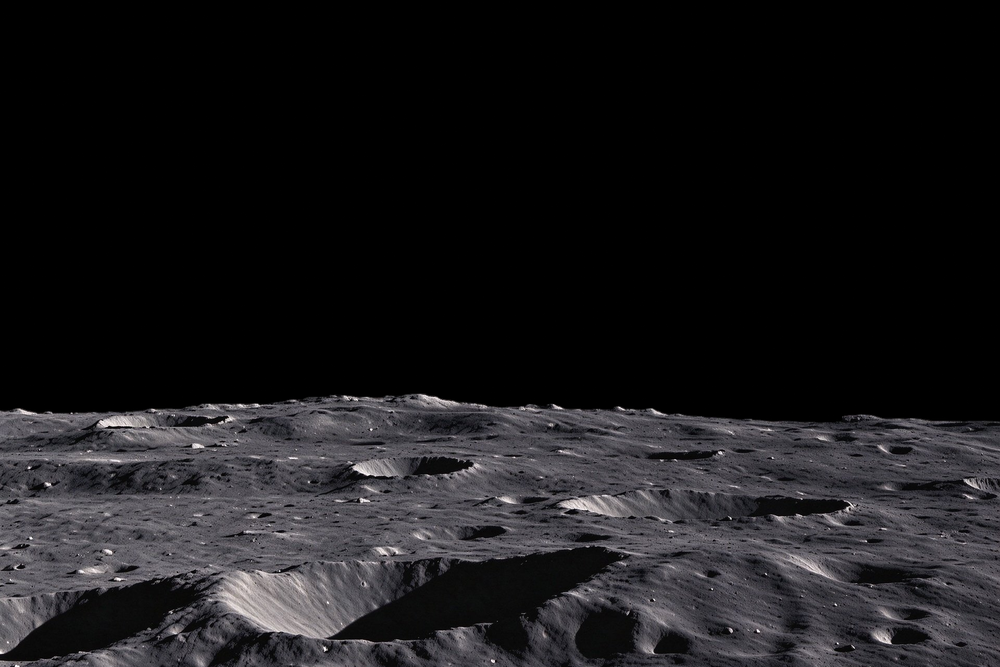
#> input picture 素材/moon_base.png, 1000 x 667 px, shrunk from 1920 x 1280 before the run, found by its file name
$ python name_bases.py
#> lines starting #> are read from the running program, lines starting #| are printed output that depends on the picture; after the words box and inside, x2 and y2 are one past the last pixel; in counts of white or black regions, pixels touching at a corner belong together
"""name_bases.py —— 三张底图统一命名：无影 / 中影 / 长影

生成规则：
  长影 = 原 moon_base.png（阴影最深）
  中影 = 豆包新做的那张（已补齐到 1920×1280）
  无影 = 从长影做低频压平（动态范围压到 ~2.5）
"""
import os
import shutil

import numpy as np
from PIL import Image, ImageFilter

AST = r"E:\DeskTop\地球\素材"

LONG = os.path.join(AST, "moon_base.png")
MID = os.path.join(AST, "moon_base_mid.png")

# ① 长影
shutil.copy2(LONG, os.path.join(AST, "moon_base_长影.png"))
shutil.copy2(LONG, os.path.join(AST, "moon_base_长影_mirror.png"))
print("长影 → moon_base_长影.png")

# ② 中影（已补齐）
shutil.copy2(MID, os.path.join(AST, "moon_base_中影.png"))
shutil.copy2(MID, os.path.join(AST, "moon_base_中影_mirror.png"))
print("中影 → moon_base_中影.png")

# ③ 无影：从长影压平（保证同一个地形）
A = np.asarray(Image.open(LONG).convert("RGB")).astype(np.float32)
H, W = A.shape[:2]
#> H = 667; W = 1000
L = A.mean(2)
hor = np.full(W, H, dtype=np.int32)
#> hor = 1000 values from 667 to 667
for x in range(W):
    idx = np.where(L[:, x] > 12)[0]
    hor[x] = int(idx[0]) if len(idx) else H
#> after the loop, hor = 1000 values, max 423 at index 832, min 393 at index 412, mean 409.4
k = 21
pad = np.pad(hor, (k // 2, k // 2), mode="edge")
#> pad = 1020 values, max 423 at index 842, min 393 at index 422, mean 409.5
hor = np.array([pad[i:i + k].min() for i in range(W)], dtype=np.int32)
#> hor = 1000 values, max 422 at index 809, min 393 at index 402, mean 408.3
terr = (np.arange(H)[:, None] > hor[None, :] + 2)[..., None]
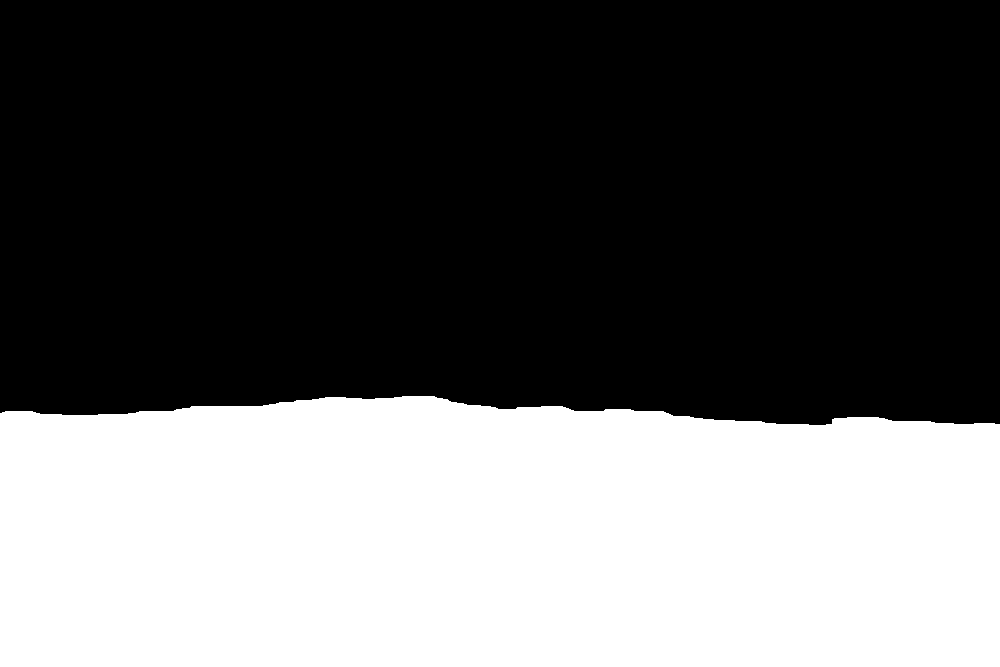
#> terr: shape (667, 1000, 1) bool; 38.3% white; 1 white region, box (x1, y1, x2, y2) and area: (0, 396, 1000, 667) 255705

low = np.asarray(Image.fromarray(A.astype(np.uint8))
                 .filter(ImageFilter.GaussianBlur(55))).astype(np.float32)
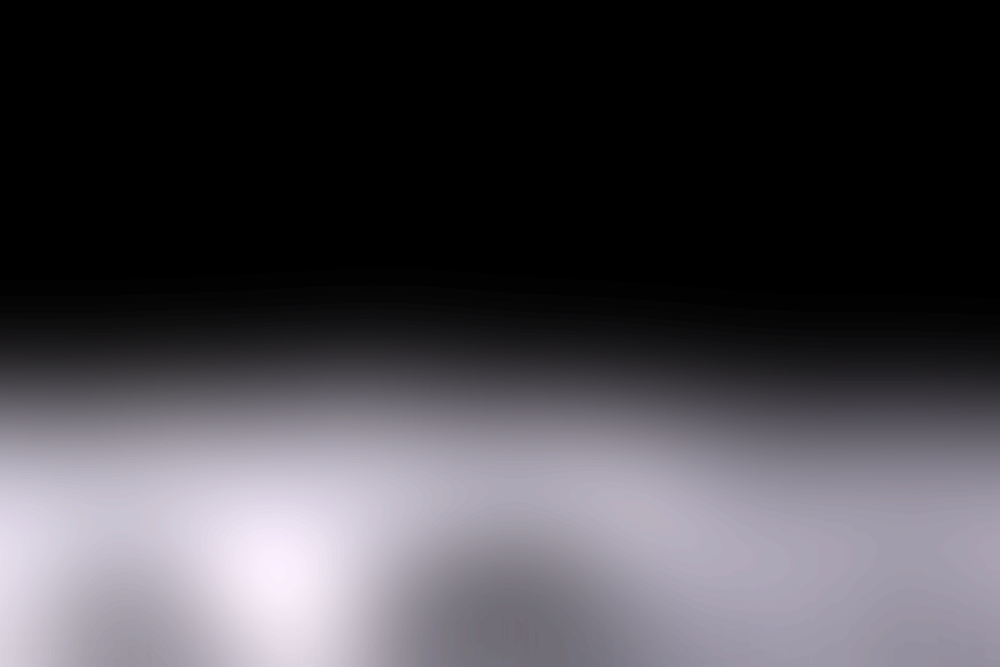
#> low: shape (667, 1000, 3) float32; mean R, G, B 27.1, 26.2, 28.3; drawn with min black and max white
flat = np.where(terr, np.clip(low + (A - low) * 0.35, 0, 255), 0.0)
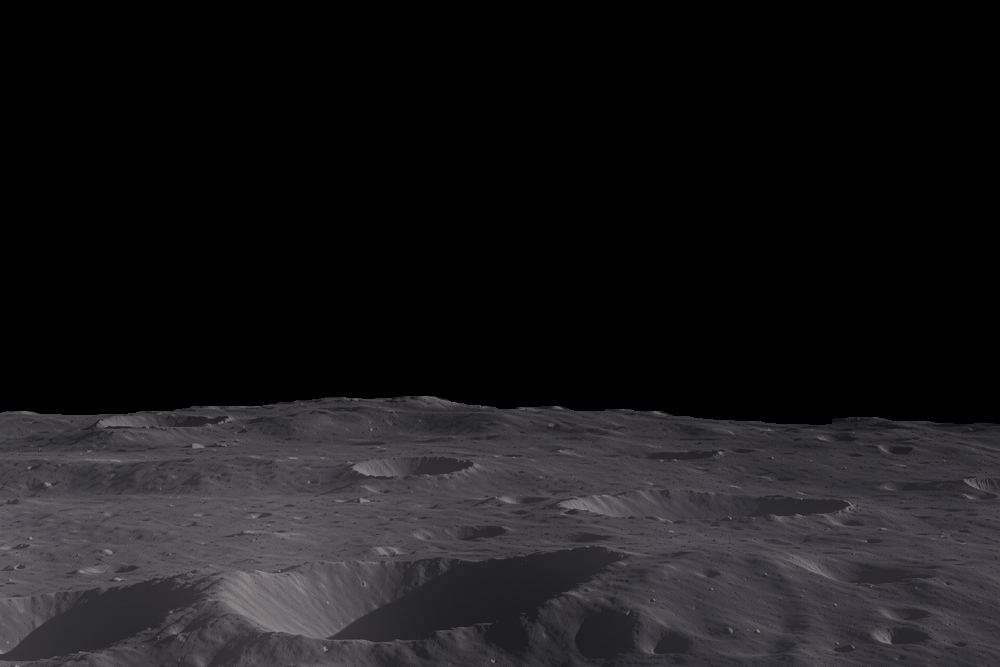
#> flat: shape (667, 1000, 3) float32; mean of channels 0, 1, 2 25.2, 24.4, 26.3; drawn as R, G, B
Image.fromarray(flat.astype(np.uint8)).save(os.path.join(AST, "moon_base_无影.png"))
Image.open(os.path.join(AST, "moon_base_无影.png")).transpose(
    Image.FLIP_LEFT_RIGHT).save(os.path.join(AST, "moon_base_无影_mirror.png"))
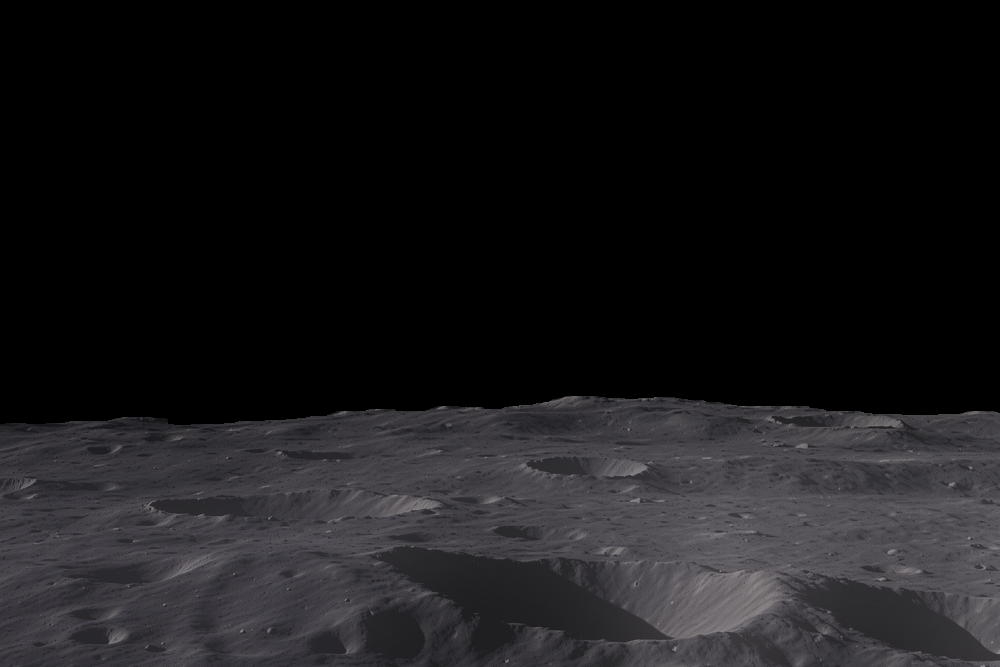
#> saved as moon_base_无影_mirror.png: PIL image 1000x667 RGB; mean R, G, B 25, 24.2, 26.1
print("无影 → moon_base_无影.png（从长影压平）")


def stats(p):
#> called with p = 'E:\\DeskTop\\地球\\素材/moon_base_无影.png'
    B = np.asarray(Image.open(p).convert("L")).astype(np.float32)
    h, w = B.shape
#> h = 667; w = 1000
    t = B[int(h * 0.62):, :]
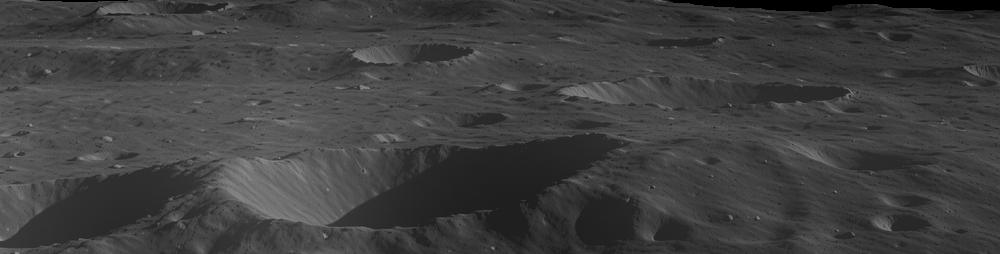
#> t: shape (254, 1000) float32; min 0, max 143, mean 63.8
    t = t[t > 3]
    p5, p95 = np.percentile(t, [5, 95])
#> p5 = 37; p95 = 94
    yy = []
    for x in range(0, w, 40):
        idx = np.where(B[:, x] > 18)[0]
        yy.append(int(idx[0]) if len(idx) else h)
#> after the loop, yy = 25 values, max 424 at index 20, min 397 at index 10, mean 411
    return p95 / max(p5, 1e-6), int(np.median(yy)), "%.0f" % t.mean()


print()
print("%-8s %-10s %-10s %-8s" % ("底图", "阴影深度", "地平线", "地形均"))
for name in ("无影", "中影", "长影"):
    p = os.path.join(AST, "moon_base_%s.png" % name)
    d, hz, m = stats(p)
#> d = 2.54; hz = 411; m = '64'
    print("%-8s %-10.1f %-10d %-8s" % (name, d, hz, m))
#| 无影       2.5        411        64
#> pass 2 of the loop `for name in ("无影", "中影", "长影"):`:
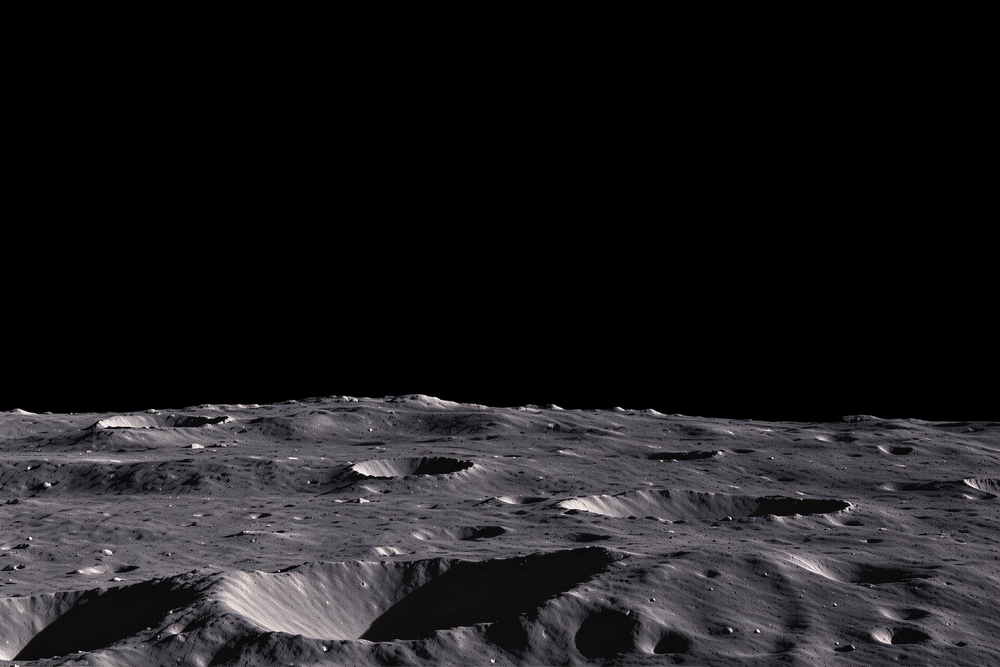
#> input picture 素材/moon_base_中影.png, 1000 x 667 px, shrunk from 1920 x 1280 before the run, found by its file name
#> in stats (call 2), `t = B[int(h * 0.62):, :]`:
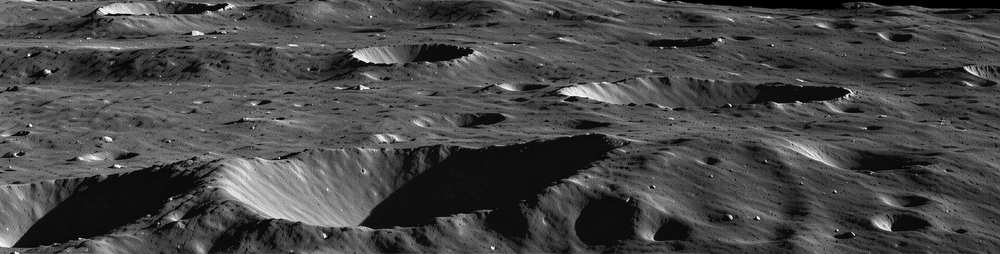
#> t: shape (254, 1000) float32; min 0, max 255, mean 71.6
#> p5 = 13; p95 = 134
#> after the loop in stats (call 2), `for x in range(0, w, 40):`: yy = 25 values, max 422 at index 20, min 396 at index 10, mean 410
#> d = 10.31; hz = 410; m = '72'
#| 中影       10.3       410        72
